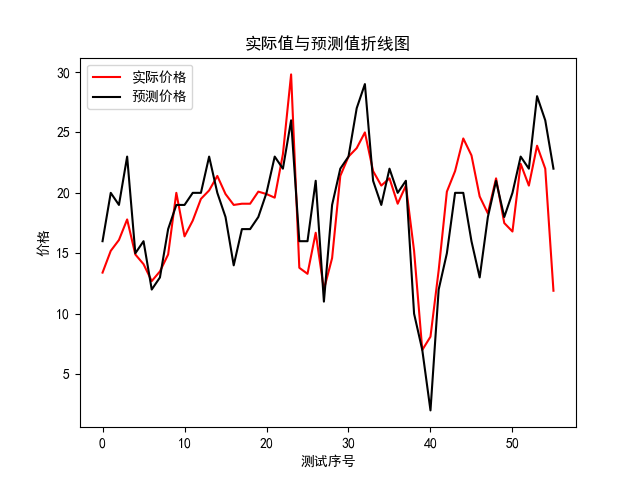

Write Python code to recreate this figure.
import pandas as pd
import numpy as np
import matplotlib.pyplot as plt

def get_data_describe(df):
    # 查看数据的描述信息，在描述信息里可以看到每个特征的均值，最大值，最小值等信息
    df.describe()

def read_data(file_path):
    return pd.read_csv(file_path, sep=',')

def get_training_data(df, num):
    # 取测试集的前450项
    df_training = df.head(num)
    # print(df_training)
    return df_training

def get_test_data(df, num):
    # 取数据集的后50项
    df_test = df.tail(num)
    # print(df_test)
    return df_test

def get_last_column(df):
    return df.iloc[:, -1]

def get_not_last_column(df):
    return df.iloc[:, :(df.shape[1] - 1)]

def dataframe_to_matrix(df):
    return df.to_numpy()

def model_calculation(df_x, df_y):

    #计算模型
    one_matrix = np.full(len(df_x), 1, dtype=int)
    x_matrix = np.insert(dataframe_to_matrix(df_x), 0, values=one_matrix, axis=1)
    y_matrix = dataframe_to_matrix(df_y)
    beta = np.dot(np.linalg.inv(np.dot(x_matrix.T, x_matrix)), np.dot(x_matrix.T, y_matrix))
    return beta

def get_estimate(beta, df_test):

    estimate = np.full(len(df_test), 0, dtype=int)
    one_matrix = np.full(len(df_test), 1, dtype=int)
    test_matrix = dataframe_to_matrix(get_not_last_column(df_test))
    test_matrix = np.insert(test_matrix, 0, values=one_matrix, axis=1)
    for i in range(np.size(test_matrix, 0)):
        estimate[i] = np.dot(beta, test_matrix[i])
    return estimate


if __name__ == '__main__':
    path = 'boston.csv'
    # 读取并分配集
    df_housing_data = read_data(path)
    df_training_data = get_training_data(df_housing_data, 450)
    df_test_data = get_test_data(df_housing_data, 56)

    # 训练
    beta_matrix = model_calculation(get_not_last_column(df_training_data), get_last_column(df_training_data))
    estimate_value_price = get_estimate(beta_matrix, df_test_data)
    true_value_price = dataframe_to_matrix(get_last_column(df_test_data))

    # 绘图
    plt.rcParams['font.sans-serif'] = [u'SimHei']
    plt.rcParams['axes.unicode_minus'] = False
    plt.plot(true_value_price, color="r", label="实际价格")
    plt.plot(estimate_value_price, color=(0, 0, 0), label="预测价格")
    plt.xlabel("测试序号")
    plt.ylabel("价格")
    plt.title("实际值与预测值折线图")
    plt.legend()
    plt.show()
